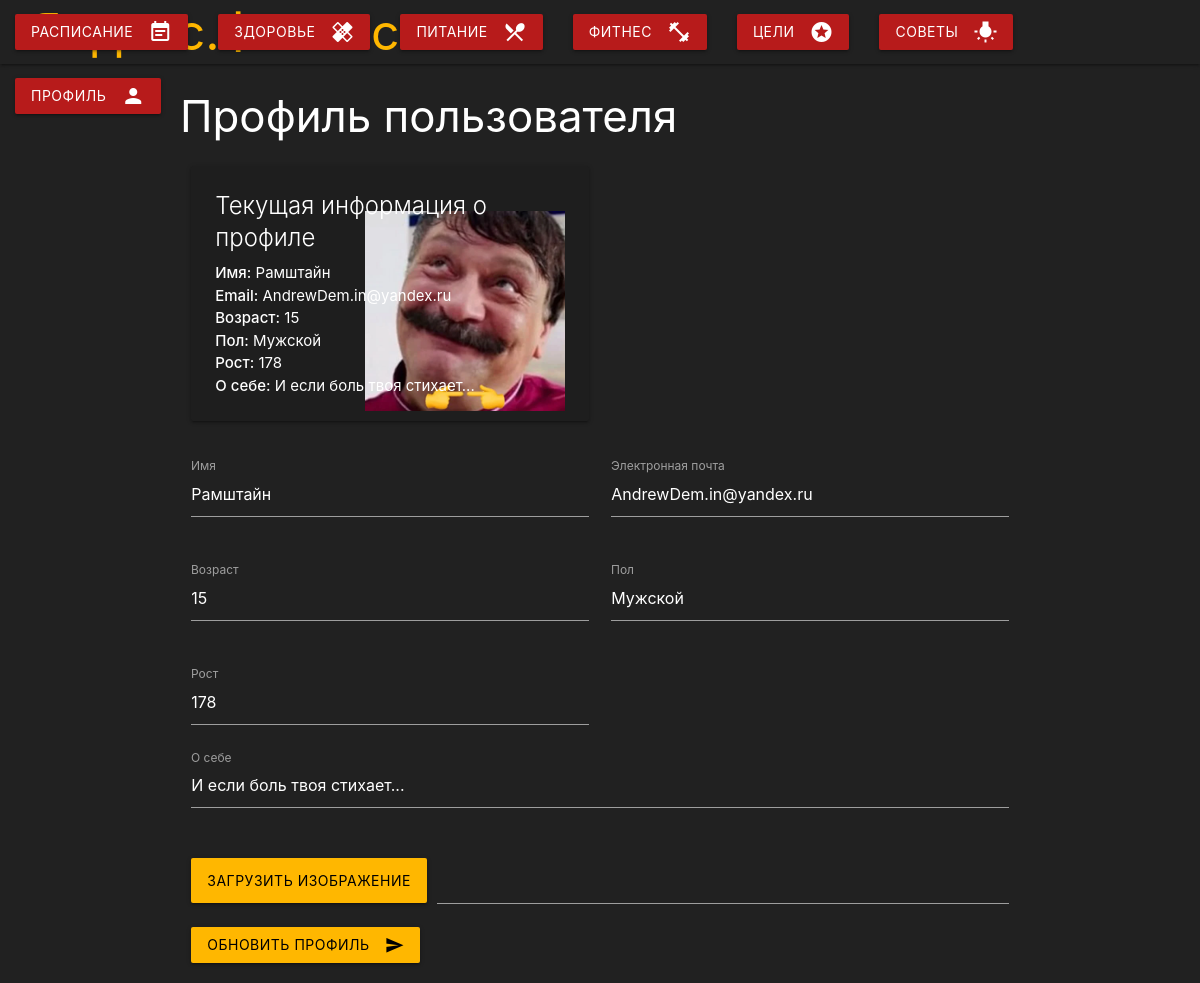
Screenshot of /profile (signed in) with the database file from the repository.
### data/users.py (models this page shows, shortened)
class User(SqlAlchemyBase, UserMixin, SerializerMixin):
    __tablename__ = 'Users'
    id = sqlalchemy.Column(sqlalchemy.Integer,
                           primary_key=True, autoincrement=True)
    name = sqlalchemy.Column(sqlalchemy.String, nullable=True)
    surname = sqlalchemy.Column(sqlalchemy.String, nullable=True)
    date_of_birth = sqlalchemy.Column(sqlalchemy.String, nullable=True)
    email = sqlalchemy.Column(sqlalchemy.String,
                              index=True, unique=True, nullable=True)
    hashed_password = sqlalchemy.Column(sqlalchemy.String, nullable=True)
    stats = sqlalchemy.Column(sqlalchemy.JSON, nullable=True, default={})

### server.py (the view, shortened to what this page needs)
@app.route('/profile', methods=['GET', 'POST'])
def profile():
    if not current_user.is_authenticated:
        return redirect("/")
    db_sess = db_session.create_session()
    user = db_sess.query(User).filter(User.id == current_user.id).first()
    db_sess.close()
    return render_template('profile.html', user=user)

### data/db_session.py (called while the page is built)
def create_session() -> Session:
    global __factory
    return __factory()

### server.py (called while the page is built)
@login_manager.user_loader
def load_user(user_id):
    db_sess = db_session.create_session()
    return db_sess.query(User).filter(User.id == user_id).first()

### templates/profile.html (shortened to what this page needs)
<!DOCTYPE html>
<html lang="en">
<head>
  <link href="https://cdnjs.cloudflare.com/ajax/libs/materialize/1.0.0/css/materialize.min.css" type="text/css" rel="stylesheet" media="screen,projection">
  <link href="static/css/style.css" type="text/css" rel="stylesheet" media="screen,projection">
</head>
<body style="background: rgb(33,33,33)">
<nav>
  <div class="nav-wrapper" style="background: rgb(33,33,33)">
    <a href="/" class="brand-logo" style="padding-left: 30px; font-size: 50px; color: #ffb700">Яндекс.Фитнес</a>
    <ul class="right right hide-on-med-and-down">
      <li><a class="waves-effect waves-light btn" href="/schedule" style="background: #b71b1b">Расписание <i class="material-icons right">event_note</i></a></li>
      <li><a class="waves-effect waves-light btn" href="/health" style="background: #b71b1b">Здоровье <i class="material-icons right">healing</i></a></li>
      <li><a class="waves-effect waves-light btn" href="/diet" style="background: #b71b1b">Питание <i class="material-icons right">local_dining</i></a></li>
      <li><a class="waves-effect waves-light btn" href="/fitness" style="background: #b71b1b">Фитнес <i class="material-icons right">fitness_center</i></a></li>
      <li><a class="waves-effect waves-light btn" href="/goals" style="background: #b71b1b">Цели <i class="material-icons right">stars</i></a></li>
      <li><a class="waves-effect waves-light btn" href="/advice" style="background: #b71b1b">Советы <i class="material-icons right">wb_incandescent</i></a></li>
      <li><a class="waves-effect waves-light btn" href="/profile" style="background: #b71b1b">Профиль <i class="material-icons right">person</i></a></li>
    </ul>
  </div>
</nav>
<div class="container">
  <h3 style="color: white">Профиль пользователя</h3>
<div class="row">
    <div class="col s12 m6">
        <div class="card" style="background-color: rgba(0, 0, 0, 0.1)">
            <div class="card-content">
                <span class="card-title" style="color: white">Текущая информация о профиле</span>
                <p style="color: white"><strong>Имя:</strong> {{ user.name }}</p>
                <p style="color: white"><strong>Email:</strong> {{ user.email }}</p>
                <p style="color: white"><strong>Возраст:</strong> {{ user.stats["age"] }}</p>
                <p style="color: white"><strong>Пол:</strong> {{ user.stats["gender"] }}</p>
                <p style="color: white"><strong>Рост:</strong> {{ user.stats["height"] }}</p>
                <p style="color: white"><strong>О себе:</strong> {{ user.stats["about"] }}</p>
                <img src="{{ url_for('static', filename='uploads/' + user.stats['profile_image']) }}" alt="Profile Image" style="max-width: 80%; float: right; margin-top: -186px">
            </div>
        </div>
    </div>
</div>
  <div class="row">
    <form class="col s12" method="post" enctype="multipart/form-data">
      <div class="row">
        <div class="input-field col s6">
          <input id="username" type="text" class="validate" name="username" value="{{ user.name }}">
          <label for="username">Имя</label>
        </div>
        <div class="input-field col s6">
          <input id="email" type="email" class="validate" name="email" value="{{ user.email }}">
          <label for="email">Электронная почта</label>
        </div>
      </div>
      <div class="row">
        <div class="input-field col s6">
          <input id="age" type="number" class="validate" name="age" value="{{ user.stats['age'] }}">
          <label for="age">Возраст</label>
        </div>
        <div class="input-field col s6">
          <input id="gender" type="text" class="validate" name="gender" value="{{ user.stats['gender'] }}">
          <label for="gender">Пол</label>
        </div>
      </div>
      <div class="row">
        <div class="input-field col s6">
          <input id="height" type="text" class="validate" name="height" value="{{ user.stats['height'] }}">
          <label for="height">Рост</label>
        </div>
        <div class="input-field col s12">
          <textarea id="about_me" class="materialize-textarea" name="about_me">{{ user.stats['about'] }}</textarea>
          <label for="about_me">О себе</label>
        </div>
      </div>
      <div class="file-field input-field">
        <div class="btn" style="background: #ffb700; color: black">
          <span>Загрузить изображение</span>
        </div>
        <div class="file-path-wrapper">
          <input class="file-path validate" type="text">
        </div>
      </div>
      <button class="btn waves-effect waves-light" type="submit" name="action" style="background: #ffb700; color: black">Обновить профиль
        <i class="material-icons right">send</i>
      </button>
    </form>
  </div>
</div>
</body>
</html>

### static/css/style.css (style rules this page uses)
body { display: flex; min-height: 100vh; flex-direction: column; }
.card-content img { max-width: 80%; height: auto; }
p { color: white }

### templates/profile.html (style rules this page uses)
input[type="number"], input[type="text"], input[type="password"], input[type="email"], input[type="date"], input[type="datetime"], input[type="datetime-local"], input[type="month"], input[type="week"], input[type="color"], textarea.materialize-textarea { color: #ffffff; }

### rows the page displays
User: name "Рамштайн", email "AndrewDem.in@yandex.ru", stats.age "15", stats.gender "Мужской", stats.height "178", stats.about "И если боль твоя стихает...", username "Рамштайн", age "15", gender "Мужской", height "178", about_me "И если боль твоя стихает..."
